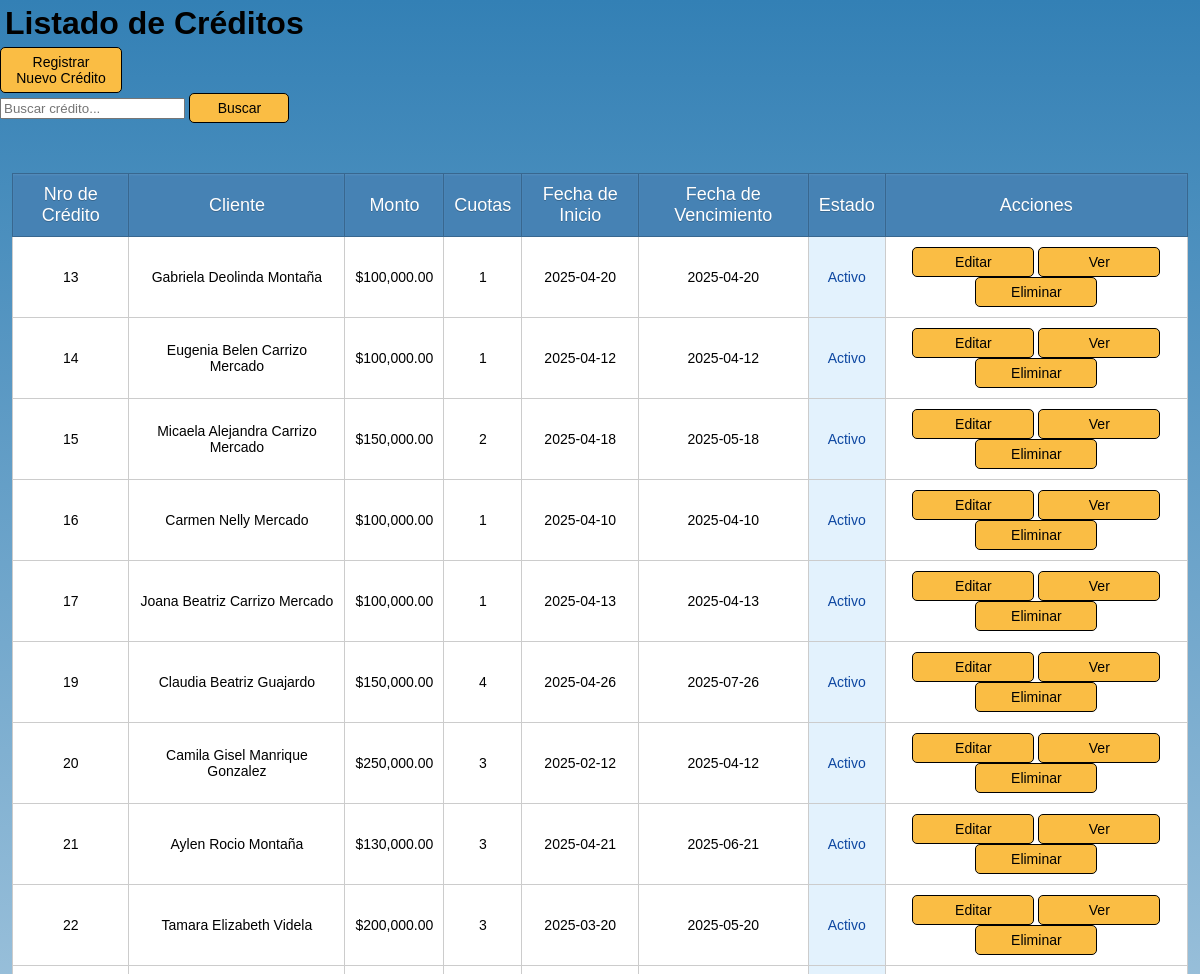
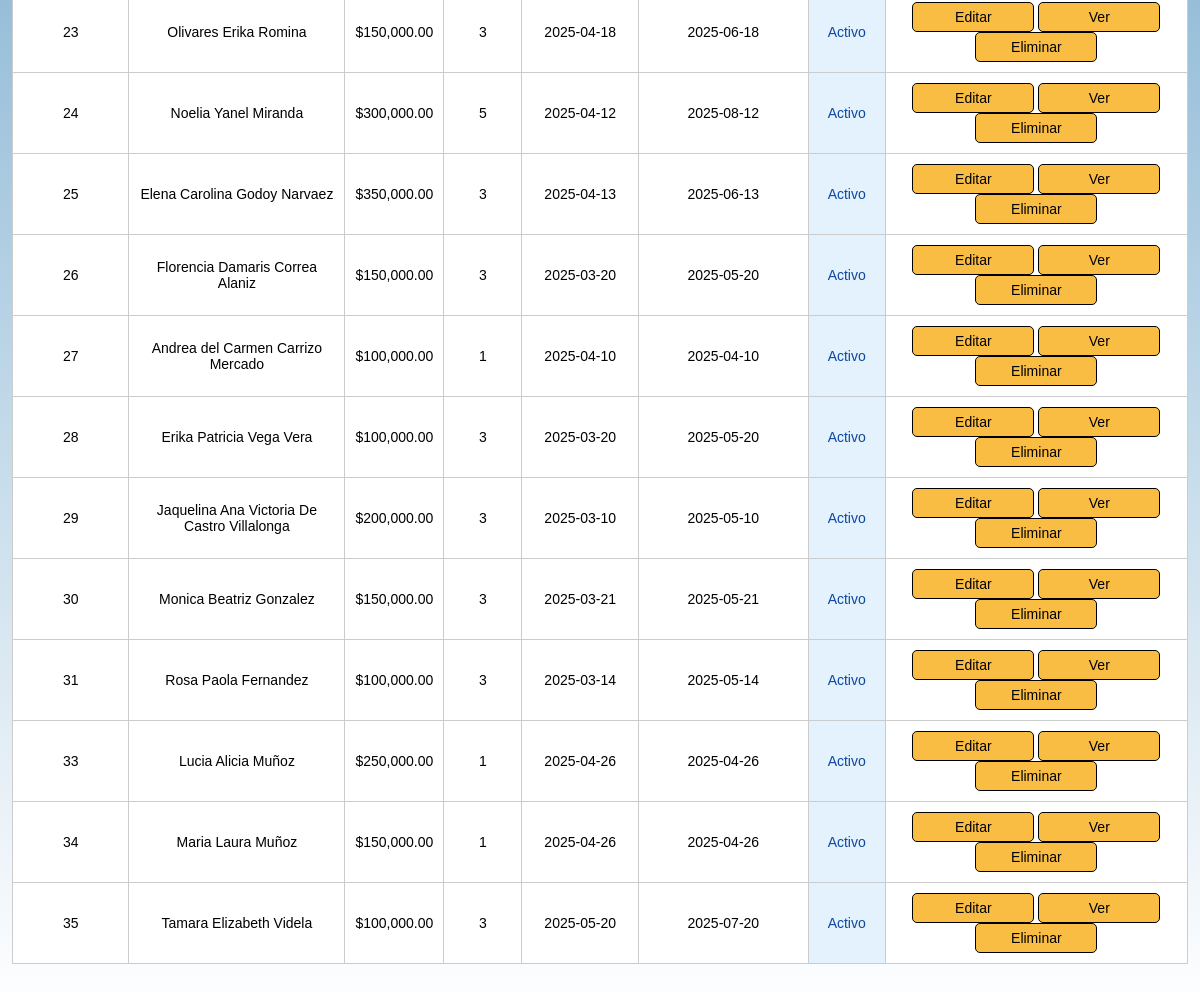
The app's page /src/modules/creditos/index_creditos.php, older data (2 pictures, top to bottom).
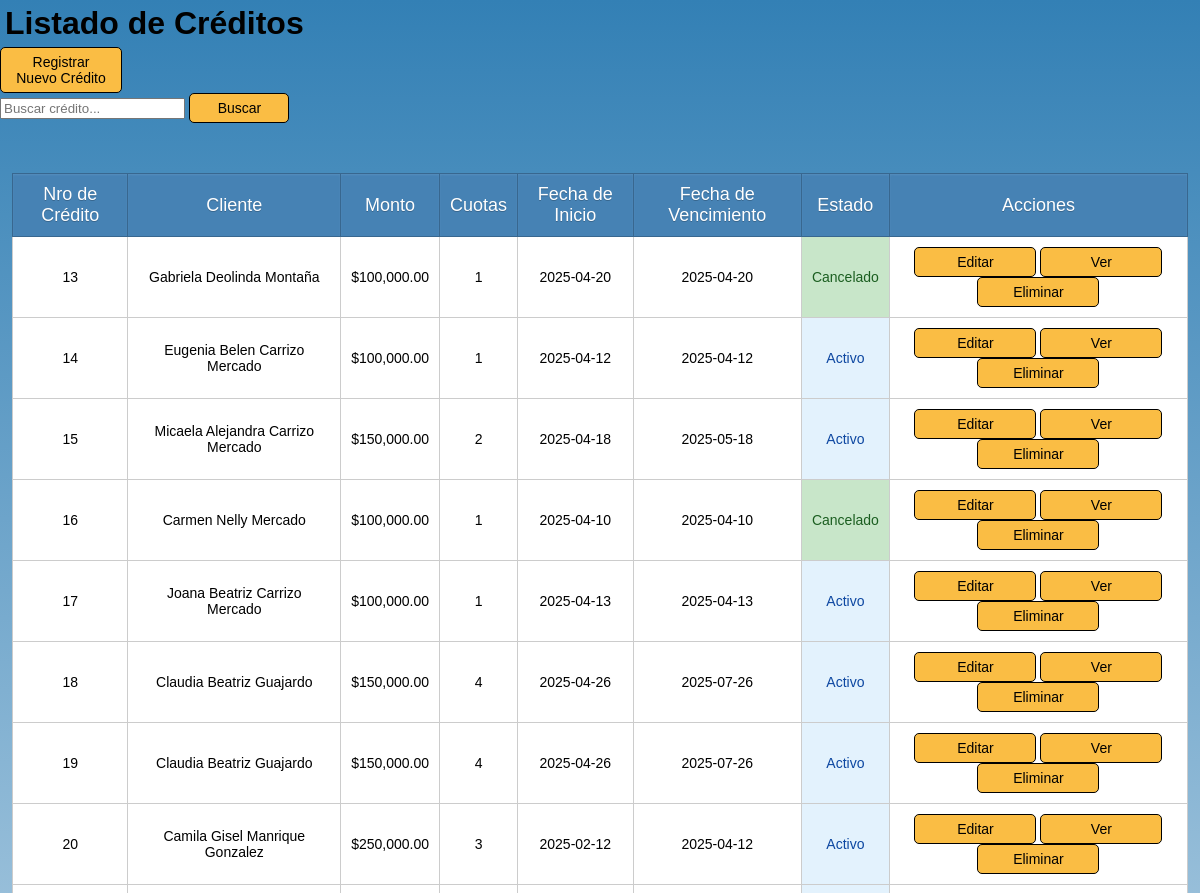
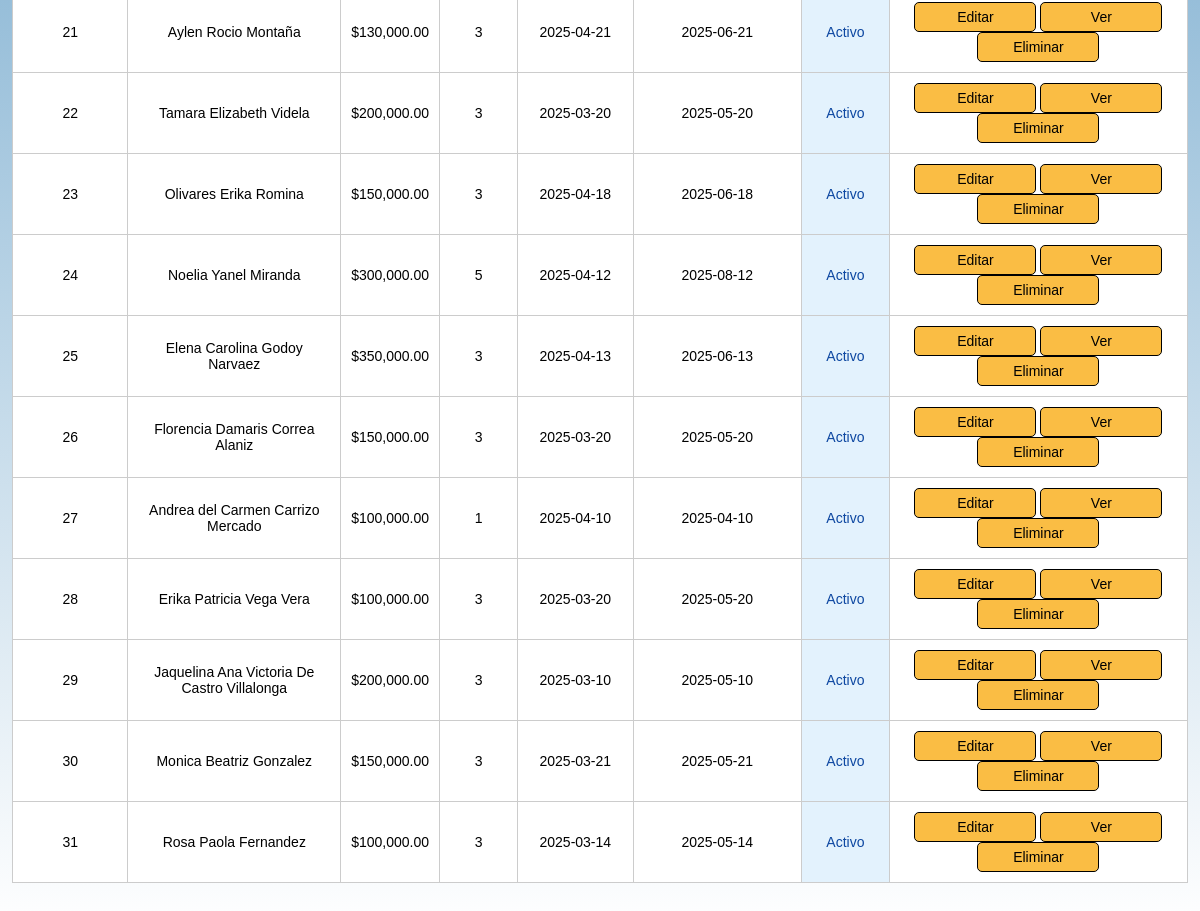
The same page, newer data (2 pictures, top to bottom).
### tables this page shows
CREATE TABLE `creditos` (
  `id` int(10) UNSIGNED NOT NULL,
  `cliente_id` int(10) UNSIGNED NOT NULL,
  `monto` decimal(10,2) NOT NULL,
  `monto_total` decimal(10,2) NOT NULL,
  `monto_cuota` decimal(10,2) NOT NULL,
  `cuotas` int(10) NOT NULL,
  `fecha_inicio` date NOT NULL,
  `fecha_vencimiento` date NOT NULL,
  `estado` enum('Activo','Vencido','Pagado') NOT NULL,
  `frecuencia` enum('mensual','quincenal','semanal') NOT NULL
);

CREATE TABLE `clientes` (
  `id_cliente` int(10) UNSIGNED NOT NULL,
  `nombre` text NOT NULL,
  `apellido` text NOT NULL,
  `dni` varchar(20) NOT NULL,
  `domicilio` varchar(100) NOT NULL,
  `telefono` varchar(20) NOT NULL,
  `estado` enum('Activo','Deudor','Inactivo') NOT NULL
);

### src/modules/creditos/index_creditos.php (the view, shortened to what this page needs)
<?php
require_once '../../config/database.php';
$query = "SELECT c.id, cl.nombre, cl.apellido, c.monto, c.cuotas, c.fecha_inicio, c.fecha_vencimiento, c.estado
          FROM creditos c
          INNER JOIN clientes cl ON c.cliente_id = cl.id_cliente";
$result = $conn->query($query);
function obtenerEstadoCredito($conn, $credito_id, $credito_cuotas) {
    $query_pagadas = "SELECT COUNT(*) as cuotas_pagadas FROM pagos
                     WHERE id_credito = $credito_id AND estado = 'Pagado'
                     GROUP BY nro_cuota";
    $result_pagadas = $conn->query($query_pagadas);
    $cuotas_pagadas = $result_pagadas ? $result_pagadas->num_rows : 0;
    if ($cuotas_pagadas >= $credito_cuotas) {
        return "Cancelado";
    }
    $hoy = date('Y-m-d');
    $query_mora = "SELECT * FROM pagos
                  WHERE id_credito = $credito_id
                  AND fecha_vencimiento < '$hoy'
                  AND estado = 'Impago'
                  LIMIT 1";
    $result_mora = $conn->query($query_mora);
    return "Activo";
}
?>
<!DOCTYPE html>
<html lang="es">
<head>
    <link rel="stylesheet" href="../../../style/style.css">
</head>
<body>
    <h1>Listado de Créditos</h1>
    <a href="registrar_credito.php">Registrar Nuevo Crédito</a>
    <form action="index_creditos.php" method="GET">
        <input type="text" name="buscar" placeholder="Buscar crédito..." value="<?php echo isset($_GET['buscar']) ? $_GET['buscar'] : ''; ?>">
        <button type="submit">Buscar</button>
    </form>
    <table border="1" cellpadding="10" cellspacing="0">
        <thead>
            <tr>
                <th>Nro de Crédito</th>
                <th>Cliente</th>
                <th>Monto</th>
                <th>Cuotas</th>
                <th>Fecha de Inicio</th>
                <th>Fecha de Vencimiento</th>
                <th>Estado</th>
                <th>Acciones</th>
            </tr>
        </thead>
        <tbody>
            <?php if ($result && $result->num_rows > 0): ?>
                <?php while ($credito = $result->fetch_assoc()):
                    $estado_real = obtenerEstadoCredito($conn, $credito['id'], $credito['cuotas']);
                    $clase_estado = '';
                    switch ($estado_real) {
                        case 'Cancelado':
                            $clase_estado = 'estado-cancelado';
                            break;
                        case 'Activo':
                            $clase_estado = 'estado-activo';
                            break;
                    }
                ?>
                    <tr>
                        <td><?php echo $credito['id']; ?></td>
                        <td><?php echo $credito['nombre'] . ' ' . $credito['apellido']; ?></td>
                        <td>$<?php echo number_format($credito['monto'], 2); ?></td>
                        <td><?php echo $credito['cuotas']; ?></td>
                        <td><?php echo $credito['fecha_inicio']; ?></td>
                        <td><?php echo $credito['fecha_vencimiento']; ?></td>
                        <td class="<?php echo $clase_estado; ?>"><?php echo $estado_real; ?></td>
                        <td>
                            <a href="editar_credito.php?id=<?php echo $credito['id']; ?>">Editar</a>
                            <a href="detalle_credito.php?id=<?php echo $credito['id']; ?>">Ver</a>
                            <a href="eliminar_credito.php?id=<?= $credito['id'] ?>" onclick="return confirm('¿Eliminar crédito?')">Eliminar</a>
                        </td>
                    </tr>
                <?php endwhile; ?>
            <?php else: ?>
                <tr>
                    <td colspan="8">No se encontraron créditos.</td>
                </tr>
            <?php endif; ?>
        </tbody>
    </table>
</body>
</html>

Row changes from the older to the newer data that the page shows:
removed creditos: id "33", cliente.nombre "Lucia Alicia", cliente.apellido "Muñoz", monto "250,000.00", cuotas "1", fecha_inicio "2025-04-26", fecha_vencimiento "2025-04-26", estado_real "Activo"
removed creditos: id "34", cliente.nombre "Maria Laura", cliente.apellido "Muñoz", monto "150,000.00", cuotas "1", fecha_inicio "2025-04-26", fecha_vencimiento "2025-04-26", estado_real "Activo"
removed creditos: id "35", cliente.nombre "Tamara Elizabeth", cliente.apellido "Videla", monto "100,000.00", cuotas "3", fecha_inicio "2025-05-20", fecha_vencimiento "2025-07-20", estado_real "Activo"
computed for creditos "Gabriela Deolinda": estado_real "Activo" → "Cancelado"
computed for creditos "Carmen Nelly": estado_real "Activo" → "Cancelado"
added creditos: id "18", cliente.nombre "Claudia Beatriz", cliente.apellido "Guajardo", monto "150,000.00", cuotas "4", fecha_inicio "2025-04-26", fecha_vencimiento "2025-07-26", estado_real "Activo"
